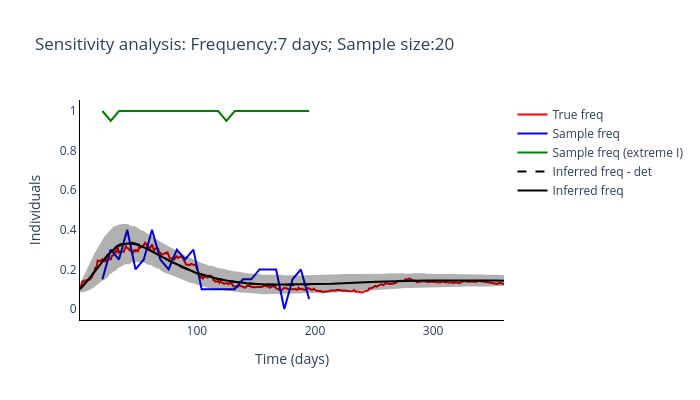
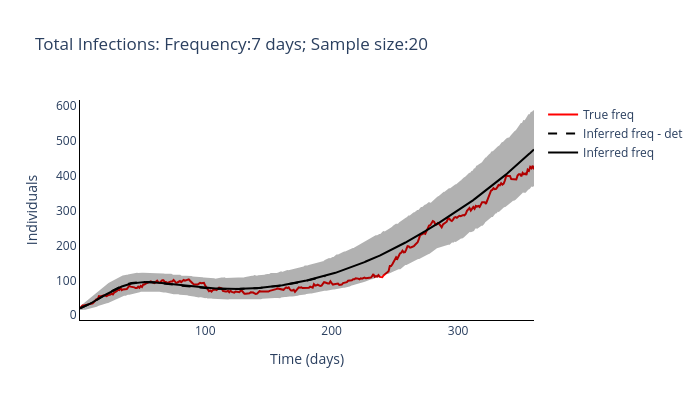

Write notebook code for charts like these, in order.
### Markdown cell above
#### Run optimisation-based inference method for multiple sampling protcols

### Code cell
routine_run(freq_samplying_range[2], sample_size_range[0])

### Figure 1 — Plotly figure (JSON) as saved in the notebook; plotly's stock layout.template omitted (floating-point values rounded to 4 significant figures; data arrays with more than 128 entries replaced by an {"elided": "..."} marker saying what was removed)
{"data": [{"line": {"color": "red"}, "mode": "lines", "name": "True freq", "type": "scatter", "x": {"elided": "360 int values"}, "y": {"elided": "360 float values"}}, {"line": {"color": "blue"}, "mode": "lines", "name": "Sample freq", "type": "scatter", "x": [20, 27, 34, 41, 48, 55, 62, 69, 76, 83, 90, 97, 104, 111, 118, 125, 132, 139, 146, 153, 160, 167, 174, 181, 188, 195], "y": [0.15, 0.3, 0.25, 0.4, 0.2, 0.25, 0.4, 0.25, 0.2, 0.3, 0.25, 0.3, 0.1, 0.1, 0.1, 0.1, 0.1, 0.15, 0.15, 0.2, 0.2, 0.2, 0, 0.15, 0.2, 0.05]}, {"line": {"color": "green"}, "mode": "lines", "name": "Sample freq (extreme I)", "type": "scatter", "x": [20, 27, 34, 41, 48, 55, 62, 69, 76, 83, 90, 97, 104, 111, 118, 125, 132, 139, 146, 153, 160, 167, 174, 181, 188, 195], "y": [1, 0.95, 1, 1, 1, 1, 1, 1, 1, 1, 1, 1, 1, 1, 1, 0.95, 1, 1, 1, 1, 1, 1, 1, 1, 1, 1]}, {"line": {"color": "black", "dash": "dash"}, "mode": "lines", "name": "Inferred freq - det", "type": "scatter", "x": {"elided": "360 int values"}, "y": {"elided": "195 float values"}}, {"line": {"color": "black"}, "mode": "lines", "name": "Inferred freq", "type": "scatter", "x": {"elided": "360 int values"}, "y": {"elided": "360 float values"}}, {"fill": "toself", "fillcolor": "black", "line": {"color": "black"}, "mode": "lines", "name": "Inferred freq", "opacity": 0.3, "showlegend": false, "type": "scatter", "x": {"elided": "720 int values"}, "y": {"elided": "720 float values"}}], "layout": {"height": 400, "plot_bgcolor": "white", "title": {"text": "Sensitivity analysis: Frequency:7 days; Sample size:20"}, "width": 700, "xaxis": {"linecolor": "black", "title": {"text": "Time (days)"}}, "yaxis": {"linecolor": "black", "title": {"text": "Individuals"}}}}

### Figure 2 — Plotly figure (JSON) as saved in the notebook; plotly's stock layout.template omitted (floating-point values rounded to 4 significant figures; data arrays with more than 128 entries replaced by an {"elided": "..."} marker saying what was removed)
{"data": [{"line": {"color": "red"}, "mode": "lines", "name": "True freq", "type": "scatter", "x": {"elided": "360 int values"}, "y": {"elided": "360 int values"}}, {"line": {"color": "black", "dash": "dash"}, "mode": "lines", "name": "Inferred freq - det", "type": "scatter", "x": {"elided": "360 int values"}, "y": {"elided": "195 float values"}}, {"line": {"color": "black"}, "mode": "lines", "name": "Inferred freq", "type": "scatter", "x": {"elided": "360 int values"}, "y": {"elided": "360 float values"}}, {"fill": "toself", "fillcolor": "black", "line": {"color": "black"}, "mode": "lines", "name": "Inferred freq", "opacity": 0.3, "showlegend": false, "type": "scatter", "x": {"elided": "720 int values"}, "y": {"elided": "720 float values"}}], "layout": {"height": 400, "plot_bgcolor": "white", "title": {"text": "Total Infections: Frequency:7 days; Sample size:20"}, "width": 700, "xaxis": {"linecolor": "black", "title": {"text": "Time (days)"}}, "yaxis": {"linecolor": "black", "title": {"text": "Individuals"}}}}
